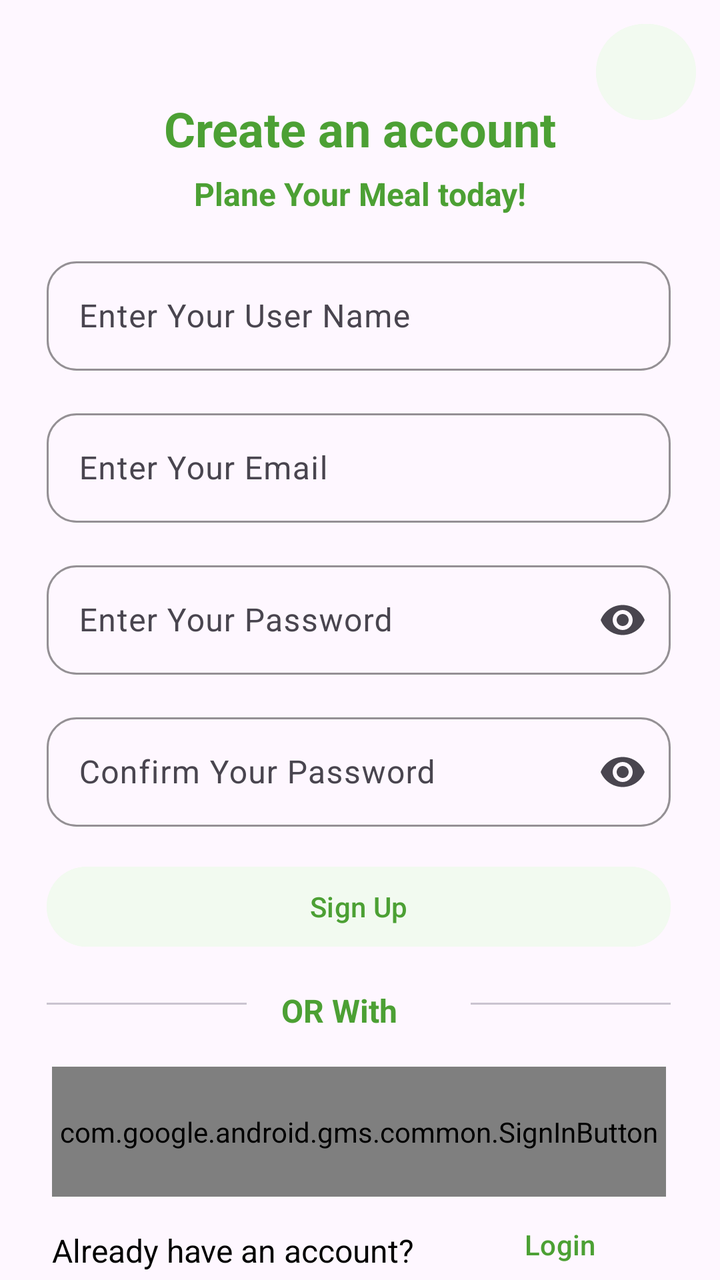
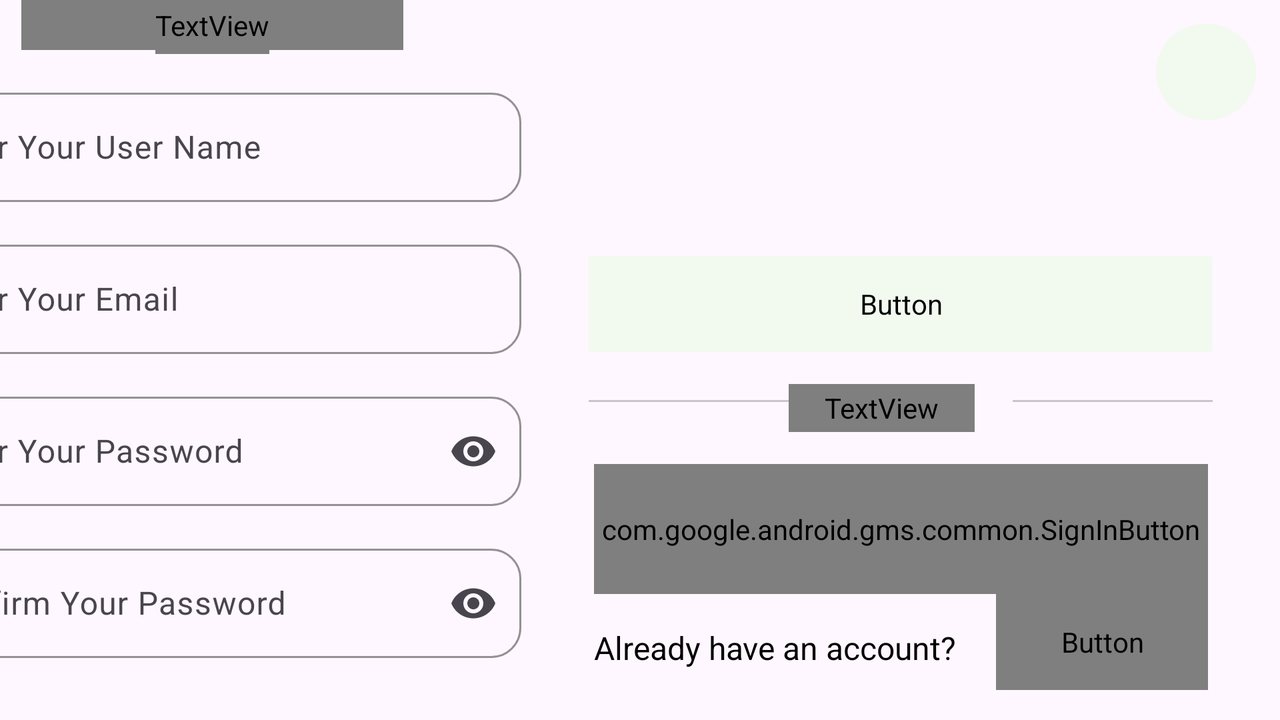

Compare how this app lays out the same screen by default and in its alternative resource folder. The renders come first, then the two layout files and the values they reference.
<!-- AndroidManifest.xml: application theme Theme.YumlyPlanner -->
<!-- res/layout/fragment_register.xml -->
<?xml version="1.0" encoding="utf-8"?>
<androidx.constraintlayout.widget.ConstraintLayout xmlns:android="http://schemas.android.com/apk/res/android"
    xmlns:app="http://schemas.android.com/apk/res-auto"
    xmlns:tools="http://schemas.android.com/tools"
    android:layout_width="match_parent"
    android:layout_height="match_parent"
    tools:context=".homefragment.HomeFragment">


        <TextView
            android:id="@+id/textView3"
            android:layout_width="wrap_content"
            android:layout_height="wrap_content"
            android:layout_marginTop="48dp"
            android:text="@string/creat_acount"
            android:textColor="@color/primeryColor"
            android:textSize="24sp"
            android:textStyle="bold"
            app:layout_constraintEnd_toEndOf="parent"
            app:layout_constraintStart_toStartOf="parent"
            app:layout_constraintTop_toTopOf="parent" />

        <TextView
            android:id="@+id/textView5"
            android:layout_width="93dp"
            android:layout_height="24dp"
            android:layout_marginTop="16dp"
            android:gravity="center"
            android:text="@string/orwith"
            android:textColor="@color/primeryColor"
            android:textSize="16sp"
            android:textStyle="bold"
            app:layout_constraintEnd_toStartOf="@+id/materialDivider3"
            app:layout_constraintHorizontal_bias="0.0"
            app:layout_constraintStart_toEndOf="@+id/materialDivider"
            app:layout_constraintTop_toBottomOf="@+id/loginBtn" />

        <com.google.android.material.divider.MaterialDivider
            android:id="@+id/materialDivider2"
            android:layout_width="100dp"
            android:layout_height="wrap_content"
            android:layout_marginTop="24dp"
            app:layout_constraintEnd_toEndOf="@+id/loginBtn"
            app:layout_constraintTop_toBottomOf="@+id/loginBtn" />

        <com.google.android.gms.common.SignInButton
            android:id="@+id/btnGoogleSignIn"
            android:layout_width="307dp"
            android:layout_height="65dp"
            android:layout_gravity="center"
            android:layout_marginTop="16dp"
            app:layout_constraintEnd_toEndOf="@+id/loginBtn"
            app:layout_constraintStart_toStartOf="@+id/loginBtn"
            app:layout_constraintTop_toBottomOf="@+id/textView5" />

        <TextView
            android:id="@+id/textView6"
            android:layout_width="wrap_content"
            android:layout_height="wrap_content"
            android:layout_marginTop="16dp"
            android:text="@string/AHA"
            android:textColor="@color/black"
            android:textSize="16sp"
            android:textStyle="normal"
            app:layout_constraintStart_toStartOf="@+id/btnGoogleSignIn"
            app:layout_constraintTop_toBottomOf="@+id/btnGoogleSignIn" />

        <Button
            android:id="@+id/loginBtn"
            style="@style/Widget.Material3.Button.TonalButton"
            android:layout_width="312dp"
            android:layout_height="48dp"
            android:layout_marginTop="16dp"
            android:backgroundTint="@color/toneColor"
            android:text="@string/signUp"
            android:textColor="@color/primeryColor"
            app:layout_constraintEnd_toEndOf="@+id/tv_password_confirm"
            app:layout_constraintStart_toStartOf="@+id/tv_password_confirm"
            app:layout_constraintTop_toBottomOf="@+id/tv_password_confirm" />

        <com.google.android.material.textfield.TextInputLayout
            android:id="@+id/tv_password_confirm"
            android:layout_width="312dp"
            android:layout_height="60dp"
            android:layout_marginTop="16dp"
            android:hint="@string/confirm_password"
            app:boxCornerRadiusBottomEnd="15dp"
            app:boxCornerRadiusBottomStart="15dp"
            app:boxCornerRadiusTopEnd="15dp"
            app:boxCornerRadiusTopStart="15dp"
            app:boxStrokeColor="@color/primeryColor"
            app:endIconMode="password_toggle"
            app:layout_constraintEnd_toEndOf="@+id/tv_password"
            app:layout_constraintStart_toStartOf="@+id/tv_password"
            app:layout_constraintTop_toBottomOf="@+id/tv_password">

                <com.google.android.material.textfield.TextInputEditText
                    android:id="@+id/et_Password_confirm"
                    android:layout_width="match_parent"
                    android:layout_height="wrap_content"
                    android:inputType="textPassword" />

        </com.google.android.material.textfield.TextInputLayout>

        <com.google.android.material.textfield.TextInputLayout
            android:id="@+id/tv_Email"
            android:layout_width="312dp"
            android:layout_height="60dp"
            android:layout_marginTop="16dp"
            android:hint="@string/enter_emiall"
            app:boxCornerRadiusBottomEnd="15dp"
            app:boxCornerRadiusBottomStart="15dp"
            app:boxCornerRadiusTopEnd="15dp"
            app:boxCornerRadiusTopStart="15dp"
            app:boxStrokeColor="@color/primeryColor"
            app:hintTextColor="@color/primeryColor"
            app:layout_constraintEnd_toEndOf="@+id/tv_Name"
            app:layout_constraintStart_toStartOf="@+id/tv_Name"
            app:layout_constraintTop_toBottomOf="@+id/tv_Name">

                <com.google.android.material.textfield.TextInputEditText
                    android:id="@+id/et_Email"
                    android:layout_width="match_parent"
                    android:layout_height="wrap_content"
                    android:inputType="textEmailAddress"
                    tools:ignore="TouchTargetSizeCheck" />

        </com.google.android.material.textfield.TextInputLayout>

        <com.google.android.material.divider.MaterialDivider
            android:id="@+id/materialDivider"
            android:layout_width="100dp"
            android:layout_height="wrap_content"
            android:layout_marginTop="24dp"
            android:backgroundTint="@color/primeryColor"
            app:layout_constraintStart_toStartOf="@+id/loginBtn"
            app:layout_constraintTop_toBottomOf="@+id/loginBtn" />

        <com.google.android.material.textfield.TextInputLayout
            android:id="@+id/tv_password"
            android:layout_width="312dp"
            android:layout_height="60dp"
            android:layout_marginTop="16dp"
            android:hint="@string/enter_password"
            app:boxCornerRadiusBottomEnd="15dp"
            app:boxCornerRadiusBottomStart="15dp"
            app:boxCornerRadiusTopEnd="15dp"
            app:boxCornerRadiusTopStart="15dp"
            app:boxStrokeColor="@color/primeryColor"
            app:endIconMode="password_toggle"
            app:layout_constraintEnd_toEndOf="@+id/tv_Email"
            app:layout_constraintStart_toStartOf="@+id/tv_Email"
            app:layout_constraintTop_toBottomOf="@+id/tv_Email">

                <com.google.android.material.textfield.TextInputEditText
                    android:id="@+id/et_Password"
                    android:layout_width="match_parent"
                    android:layout_height="wrap_content"
                    android:inputType="textPassword" />

        </com.google.android.material.textfield.TextInputLayout>

        <com.google.android.material.textfield.TextInputLayout
            android:id="@+id/tv_Name"
            android:layout_width="312dp"
            android:layout_height="60dp"
            android:layout_marginTop="16dp"
            android:hint="@string/username"
            app:boxCornerRadiusBottomEnd="15dp"
            app:boxCornerRadiusBottomStart="15dp"
            app:boxCornerRadiusTopEnd="15dp"
            app:boxCornerRadiusTopStart="15dp"
            app:boxStrokeColor="@color/primeryColor"
            app:hintTextColor="@color/primeryColor"
            app:layout_constraintEnd_toEndOf="@+id/textView3"
            app:layout_constraintHorizontal_bias="0.508"
            app:layout_constraintStart_toStartOf="@+id/textView3"
            app:layout_constraintTop_toBottomOf="@+id/textView4">

                <com.google.android.material.textfield.TextInputEditText
                    android:id="@+id/et_Name"
                    android:layout_width="match_parent"
                    android:layout_height="wrap_content"
                    android:inputType="textEmailAddress"
                    tools:ignore="TouchTargetSizeCheck" />

        </com.google.android.material.textfield.TextInputLayout>

        <Button
            android:id="@+id/registerButton"
            style="@style/Widget.Material3.Button.TextButton"
            android:layout_width="106dp"
            android:layout_height="48dp"
            android:text="Login"
            android:textColor="@color/primeryColor"
            app:layout_constraintEnd_toEndOf="@+id/btnGoogleSignIn"
            app:layout_constraintTop_toBottomOf="@+id/btnGoogleSignIn" />

        <Button
            android:id="@+id/skipBtn"
            style="?attr/materialIconButtonStyle"
            android:layout_width="58dp"
            android:layout_height="56dp"
            android:layout_marginTop="8dp"
            android:layout_marginEnd="8dp"
            android:backgroundTint="@color/toneColor"
            android:contentDescription="@string/skip"
            app:icon="@drawable/skip"
            app:layout_constraintEnd_toEndOf="parent"
            app:layout_constraintTop_toTopOf="parent"
            app:tint="@color/primeryColor" />

        <com.google.android.material.divider.MaterialDivider
            android:id="@+id/materialDivider3"
            android:layout_width="100dp"
            android:layout_height="wrap_content"
            android:layout_marginTop="24dp"
            app:layout_constraintEnd_toEndOf="@+id/loginBtn"
            app:layout_constraintTop_toBottomOf="@+id/loginBtn" />

        <TextView
            android:id="@+id/textView4"
            android:layout_width="191dp"
            android:layout_height="25dp"
            android:layout_marginTop="4dp"
            android:gravity="center"
            android:text="@string/creat_acount_"
            android:textColor="@color/primeryColor"
            android:textSize="16sp"
            android:textStyle="bold"
            app:layout_constraintEnd_toEndOf="@+id/textView3"
            app:layout_constraintStart_toStartOf="@+id/textView3"
            app:layout_constraintTop_toBottomOf="@+id/textView3" />

</androidx.constraintlayout.widget.ConstraintLayout>
<!-- resources referenced by this layout -->
<resources>
  <color name="black">#FF000000</color>
  <color name="primeryColor">#4CA034</color>
  <color name="toneColor">#F2FAF0</color>
  <string name="AHA">"Already have an account? "</string>
  <string name="confirm_password">Confirm Your Password</string>
  <string name="creat_acount">Create an account</string>
  <string name="creat_acount_">Plane Your Meal today!</string>
  <string name="enter_emiall">Enter Your Email</string>
  <string name="enter_password">Enter Your Password</string>
  <string name="orwith">OR With</string>
  <string name="signUp">Sign Up</string>
  <string name="skip">Skip</string>
  <string name="username">Enter Your User Name</string>
  <style name="Theme.YumlyPlanner" parent="Base.Theme.YumlyPlanner" />
  <style name="Base.Theme.YumlyPlanner" parent="Theme.Material3.DayNight.NoActionBar">
          
          
      </style>
</resources>
<!-- res/layout-land/fragment_register.xml (the repository's variant of the layout above) -->
<!-- drawn on the phone turned sideways -->
<?xml version="1.0" encoding="utf-8"?>
<androidx.constraintlayout.widget.ConstraintLayout xmlns:android="http://schemas.android.com/apk/res/android"
    xmlns:app="http://schemas.android.com/apk/res-auto"
    xmlns:tools="http://schemas.android.com/tools"
    android:layout_width="match_parent"
    android:layout_height="match_parent"
    tools:context=".homefragment.view.HomeFragment">


    <TextView
        android:id="@+id/textView3"
        android:layout_width="wrap_content"
        android:layout_height="wrap_content"
        android:layout_marginTop="8dp"
        android:layout_marginEnd="32dp"
        android:text="@string/creat_acount"
        android:textColor="@color/primaryColor"
        android:textSize="24sp"
        android:textStyle="bold"
        app:layout_constraintEnd_toEndOf="parent"
        app:layout_constraintHorizontal_bias="0.141"
        app:layout_constraintStart_toStartOf="parent"
        app:layout_constraintTop_toTopOf="parent" />

    <TextView
        android:id="@+id/textView5"
        android:layout_width="93dp"
        android:layout_height="24dp"
        android:layout_marginTop="16dp"
        android:gravity="center"
        android:text="@string/orwith"
        android:textColor="@color/primaryColor"
        android:textSize="16sp"
        android:textStyle="bold"
        app:layout_constraintEnd_toStartOf="@+id/materialDivider3"
        app:layout_constraintHorizontal_bias="0.0"
        app:layout_constraintStart_toEndOf="@+id/materialDivider"
        app:layout_constraintTop_toBottomOf="@+id/loginBtn" />

    <com.google.android.material.divider.MaterialDivider
        android:id="@+id/materialDivider2"
        android:layout_width="100dp"
        android:layout_height="wrap_content"
        android:layout_marginTop="24dp"
        app:layout_constraintEnd_toEndOf="@+id/loginBtn"
        app:layout_constraintTop_toBottomOf="@+id/loginBtn" />

    <com.google.android.gms.common.SignInButton
        android:id="@+id/btnGoogleSignIn"
        android:layout_width="307dp"
        android:layout_height="65dp"
        android:layout_gravity="center"
        android:layout_marginTop="16dp"
        app:layout_constraintEnd_toEndOf="@+id/loginBtn"
        app:layout_constraintStart_toStartOf="@+id/loginBtn"
        app:layout_constraintTop_toBottomOf="@+id/textView5" />

    <TextView
        android:id="@+id/textView6"
        android:layout_width="wrap_content"
        android:layout_height="wrap_content"
        android:layout_marginTop="16dp"
        android:text="@string/AHA"
        android:textColor="@color/black"
        android:textSize="16sp"
        android:textStyle="normal"
        app:layout_constraintStart_toStartOf="@+id/btnGoogleSignIn"
        app:layout_constraintTop_toBottomOf="@+id/btnGoogleSignIn" />

    <Button
        android:id="@+id/loginBtn"
        style="@style/Widget.Material3.Button.TonalButton"
        android:layout_width="312dp"
        android:layout_height="48dp"
        android:layout_marginStart="32dp"
        android:layout_marginTop="128dp"
        android:layout_marginEnd="32dp"
        android:backgroundTint="@color/toneColor"
        android:text="@string/signUp"
        android:textColor="@color/primaryColor"
        app:layout_constraintEnd_toEndOf="parent"
        app:layout_constraintStart_toEndOf="@+id/tv_Name"
        app:layout_constraintTop_toTopOf="parent" />

    <com.google.android.material.textfield.TextInputLayout
        android:id="@+id/tv_password_confirm"
        android:layout_width="312dp"
        android:layout_height="60dp"
        android:layout_marginTop="16dp"
        android:hint="@string/confirm_password"
        app:boxCornerRadiusBottomEnd="15dp"
        app:boxCornerRadiusBottomStart="15dp"
        app:boxCornerRadiusTopEnd="15dp"
        app:boxCornerRadiusTopStart="15dp"
        app:boxStrokeColor="@color/primaryColor"
        app:endIconMode="password_toggle"
        app:layout_constraintEnd_toEndOf="@+id/tv_password"
        app:layout_constraintStart_toStartOf="@+id/tv_password"
        app:layout_constraintTop_toBottomOf="@+id/tv_password">

        <com.google.android.material.textfield.TextInputEditText
            android:id="@+id/et_Password_confirm"
            android:layout_width="match_parent"
            android:layout_height="wrap_content"
            android:inputType="textPassword" />

    </com.google.android.material.textfield.TextInputLayout>

    <com.google.android.material.textfield.TextInputLayout
        android:id="@+id/tv_Email"
        android:layout_width="312dp"
        android:layout_height="60dp"
        android:layout_marginTop="16dp"
        android:hint="@string/enter_emiall"
        app:boxCornerRadiusBottomEnd="15dp"
        app:boxCornerRadiusBottomStart="15dp"
        app:boxCornerRadiusTopEnd="15dp"
        app:boxCornerRadiusTopStart="15dp"
        app:boxStrokeColor="@color/primaryColor"
        app:hintTextColor="@color/primaryColor"
        app:layout_constraintEnd_toEndOf="@+id/tv_Name"
        app:layout_constraintStart_toStartOf="@+id/tv_Name"
        app:layout_constraintTop_toBottomOf="@+id/tv_Name">

        <com.google.android.material.textfield.TextInputEditText
            android:id="@+id/et_Email"
            android:layout_width="match_parent"
            android:layout_height="wrap_content"
            android:inputType="textEmailAddress"
            tools:ignore="TouchTargetSizeCheck" />

    </com.google.android.material.textfield.TextInputLayout>

    <com.google.android.material.divider.MaterialDivider
        android:id="@+id/materialDivider"
        android:layout_width="100dp"
        android:layout_height="wrap_content"
        android:layout_marginTop="24dp"
        android:backgroundTint="@color/primaryColor"
        app:layout_constraintStart_toStartOf="@+id/loginBtn"
        app:layout_constraintTop_toBottomOf="@+id/loginBtn" />

    <com.google.android.material.textfield.TextInputLayout
        android:id="@+id/tv_password"
        android:layout_width="312dp"
        android:layout_height="60dp"
        android:layout_marginTop="16dp"
        android:hint="@string/enter_password"
        app:boxCornerRadiusBottomEnd="15dp"
        app:boxCornerRadiusBottomStart="15dp"
        app:boxCornerRadiusTopEnd="15dp"
        app:boxCornerRadiusTopStart="15dp"
        app:boxStrokeColor="@color/primaryColor"
        app:endIconMode="password_toggle"
        app:layout_constraintEnd_toEndOf="@+id/tv_Email"
        app:layout_constraintStart_toStartOf="@+id/tv_Email"
        app:layout_constraintTop_toBottomOf="@+id/tv_Email">

        <com.google.android.material.textfield.TextInputEditText
            android:id="@+id/et_Password"
            android:layout_width="match_parent"
            android:layout_height="wrap_content"
            android:inputType="textPassword" />

    </com.google.android.material.textfield.TextInputLayout>

    <com.google.android.material.textfield.TextInputLayout
        android:id="@+id/tv_Name"
        android:layout_width="312dp"
        android:layout_height="60dp"
        android:layout_marginTop="16dp"
        android:hint="@string/username"
        app:boxCornerRadiusBottomEnd="15dp"
        app:boxCornerRadiusBottomStart="15dp"
        app:boxCornerRadiusTopEnd="15dp"
        app:boxCornerRadiusTopStart="15dp"
        app:boxStrokeColor="@color/primaryColor"
        app:hintTextColor="@color/primaryColor"
        app:layout_constraintEnd_toEndOf="@+id/textView3"
        app:layout_constraintHorizontal_bias="0.508"
        app:layout_constraintStart_toStartOf="@+id/textView3"
        app:layout_constraintTop_toBottomOf="@+id/textView4">

        <com.google.android.material.textfield.TextInputEditText
            android:id="@+id/et_Name"
            android:layout_width="match_parent"
            android:layout_height="wrap_content"
            android:inputType="textEmailAddress"
            tools:ignore="TouchTargetSizeCheck" />

    </com.google.android.material.textfield.TextInputLayout>

    <Button
        android:id="@+id/registerButton"
        style="@style/Widget.Material3.Button.TextButton"
        android:layout_width="106dp"
        android:layout_height="48dp"
        android:text="Login"
        android:textColor="@color/primaryColor"
        app:layout_constraintEnd_toEndOf="@+id/btnGoogleSignIn"
        app:layout_constraintTop_toBottomOf="@+id/btnGoogleSignIn" />

    <Button
        android:id="@+id/skipBtn"
        style="?attr/materialIconButtonStyle"
        android:layout_width="58dp"
        android:layout_height="56dp"
        android:layout_marginTop="8dp"
        android:layout_marginEnd="8dp"
        android:backgroundTint="@color/toneColor"
        android:contentDescription="@string/skip"
        app:icon="@drawable/skip"
        app:layout_constraintEnd_toEndOf="parent"
        app:layout_constraintTop_toTopOf="parent"
        app:tint="@color/primaryColor" />

    <com.google.android.material.divider.MaterialDivider
        android:id="@+id/materialDivider3"
        android:layout_width="100dp"
        android:layout_height="wrap_content"
        android:layout_marginTop="24dp"
        app:layout_constraintEnd_toEndOf="@+id/loginBtn"
        app:layout_constraintTop_toBottomOf="@+id/loginBtn" />

    <TextView
        android:id="@+id/textView4"
        android:layout_width="191dp"
        android:layout_height="25dp"
        android:gravity="center"
        android:text="@string/creat_acount_"
        android:textColor="@color/primaryColor"
        android:textSize="16sp"
        android:textStyle="bold"
        app:layout_constraintEnd_toEndOf="@+id/textView3"
        app:layout_constraintStart_toStartOf="@+id/textView3"
        tools:layout_editor_absoluteY="45dp" />

</androidx.constraintlayout.widget.ConstraintLayout>
<!-- resources referenced by the variant -->
<!-- as the phone turned sideways resolves them -->
<resources>
  <color name="black">#FF000000</color>
  <color name="primaryColor">#388E3C</color>
  <color name="toneColor">#F2FAF0</color>
  <string name="AHA">"Already have an account? "</string>
  <string name="confirm_password">Confirm Your Password</string>
  <string name="creat_acount">Create an account</string>
  <string name="creat_acount_">Plane Your Meal today!</string>
  <string name="enter_emiall">Enter Your Email</string>
  <string name="enter_password">Enter Your Password</string>
  <string name="orwith">OR With</string>
  <string name="signUp">Sign Up</string>
  <string name="skip">Skip</string>
  <string name="username">Enter Your User Name</string>
  <style name="Theme.YumlyPlanner" parent="Base.Theme.YumlyPlanner" />
  <style name="Base.Theme.YumlyPlanner" parent="Theme.Material3.DayNight.NoActionBar">
          
          
      </style>
</resources>
